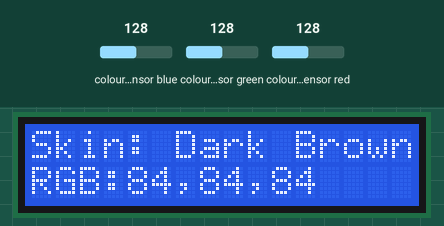
This sketch was run on a simulated Arduino Uno, built with avr-gcc and run on an emulated ATmega328P. Parts: 16×2 character LCD. The inputs (shaded band) are chosen by the test bench; at power-on: colour sensor blue 128, colour sensor green 128, colour sensor red 128. What the sketch prints to the serial monitor is not drawn.

Above: at 3.3 s.
3.4 s: colour sensor blue set to 5
At 5.6 s:
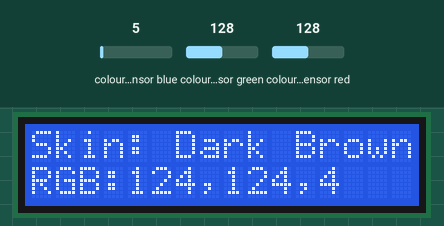
5.9 s: colour sensor green set to 5
At 7.1 s:
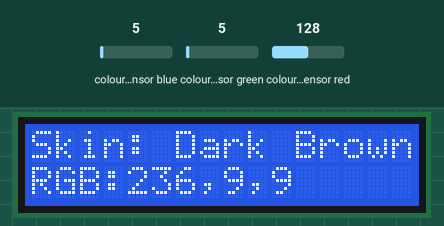
8.0 s: colour sensor red set to 64
At 9.6 s:
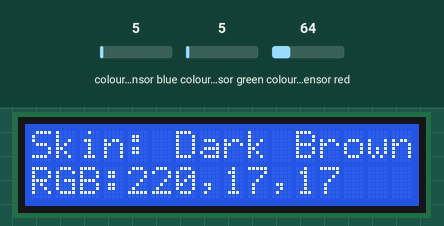
10.2 s: colour sensor blue set to 64
At 12.1 s:
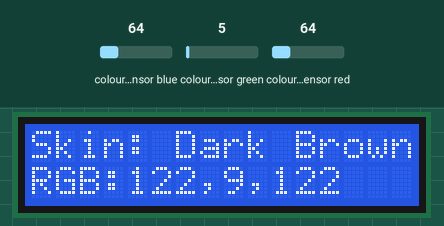
12.4 s: colour sensor green set to 128
At 13.7 s:
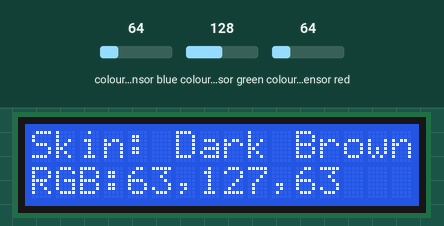
Timing chart, 0 to 15.4 s (numbered marks = the images above; inputs shaded):
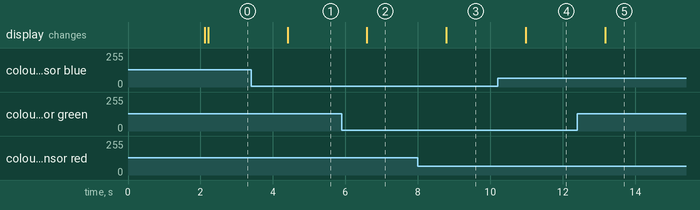

Measured:
- after the input at 3.4 s, the display: changes after 1.0 s (image 1)
- after the input at 5.9 s, the display: changes after 0.69 s (image 2)
- after the input at 8.0 s, the display: changes after 0.79 s (image 3)
- after the input at 10.2 s, the display: changes after 0.78 s (image 4)
- after the input at 12.4 s, the display: changes after 0.77 s (image 5)

The sketch:

Code_BlendBot.ino
```cpp
#include <Wire.h>
#include <Adafruit_TCS34725.h>
#include <LiquidCrystal_I2C.h>


Adafruit_TCS34725 colorSensor = Adafruit_TCS34725(
    TCS34725_INTEGRATIONTIME_50MS,
    TCS34725_GAIN_4X
);


LiquidCrystal_I2C lcd(0x27, 16, 2);


enum SkinTone {
    VERY_FAIR = 0,
    FAIR = 1,
    MEDIUM = 2,
    OLIVE = 3,
    BROWN = 4,
    DARK_BROWN = 5,
    VERY_DARK = 6
};

struct SkinToneData {
    SkinTone tone;
    String name;
    uint8_t r, g, b;
    float brightness;
    float saturation;
    float hue;
};


void setup() {
    Serial.begin(115200);


    lcd.init();
    lcd.backlight();
    lcd.print("BLENDBOT v1.0");
    lcd.setCursor(0, 1);
    lcd.print("Color Detector");


if (!colorSensor.begin()) {
        Serial.println("ERROR: TCS34725 not found!");
        lcd.clear();
        lcd.print("SENSOR ERROR!");
        while (1);
    }

    Serial.println("TCS34725 Color Sensor Ready");
    delay(2000);

    lcd.clear();
    lcd.print("Place on skin");
    lcd.setCursor(0, 1);
    lcd.print("Press button");
}


void loop() {
    detectSkinColor();
    delay(1000);
}


void detectSkinColor() {

    uint16_t r, g, b, c;
    colorSensor.getRawData(&r, &g, &b, &c);


    float norm_r = (float)r / c * 255;
    float norm_g = (float)g / c * 255;
    float norm_b = (float)b / c * 255;


    norm_r = constrain(norm_r, 0, 255);
    norm_g = constrain(norm_g, 0, 255);
    norm_b = constrain(norm_b, 0, 255);

    uint8_t final_r = (uint8_t)norm_r;
    uint8_t final_g = (uint8_t)norm_g;
    uint8_t final_b = (uint8_t)norm_b;
        SkinTone detected = classifySkinTone(final_r, final_g, final_b);


    SkinToneData toneData = getSkinToneData(detected, final_r, final_g, final_b);


    displayResults(toneData);


    printSerialData(toneData);
}


SkinTone classifySkinTone(uint8_t r, uint8_t g, uint8_t b) {


    float brightness = (r + g + b) / 3.0 / 255.0;


    uint8_t max_val = max(r, max(g, b));
    uint8_t min_val = min(r, min(g, b));
    float saturation = (max_val == 0) ? 0 :
                       ((float)(max_val - min_val) / max_val);


    float redness = r / 255.0;
    float yellowness = (r + g) / 2.0 / 255.0;

    Serial.print("Brightness: "); Serial.print(brightness, 2);
    Serial.print(" | Saturation: "); Serial.print(saturation, 2);
    Serial.print(" | Red: "); Serial.print(redness, 2);
    Serial.println();
        if (brightness > 0.85) {
        return VERY_FAIR;
    }
    else if (brightness > 0.70) {
        return FAIR;
    }
    else if (brightness > 0.55) {
        if (yellowness > 0.65) return OLIVE;
        return MEDIUM;
    }
    else if (brightness > 0.40) {
        if (redness > 0.60) return BROWN;
        return OLIVE;
    }
    else if (brightness > 0.25) {
        return DARK_BROWN;
    }
    else {
        return VERY_DARK;
    }
}

SkinToneData getSkinToneData(SkinTone tone, uint8_t r, uint8_t g, uint8_t b) {
    SkinToneData data;
    data.tone = tone;
    data.r = r;
    data.g = g;
    data.b = b;
    data.brightness = (r + g + b) / 3.0 / 255.0;

    float h, s, v;
    rgbToHsv(r, g, b, h, s, v);
    data.hue = h;
    data.saturation = s;

    switch (tone) {
        case VERY_FAIR:
            data.name = "Very Fair";
            break;
        case FAIR:
            data.name = "Fair";
            break;
        case MEDIUM:
            data.name = "Medium";
            break;
        case OLIVE:
            data.name = "Olive";
            break;
        case BROWN:
            data.name = "Brown";
            break;
        case DARK_BROWN:
            data.name = "Dark Brown";
            break;
        case VERY_DARK:
            data.name = "Very Dark";
            break;
    }

    return data;
}


void rgbToHsv(uint8_t r, uint8_t g, uint8_t b,
              float &h, float &s, float &v) {

    float rf = r / 255.0;
    float gf = g / 255.0;
    float bf = b / 255.0;

    float max_val = max(rf, max(gf, bf));
    float min_val = min(rf, min(gf, bf));
    float delta = max_val - min_val;


    v = max_val;


    s = (max_val == 0) ? 0 : (delta / max_val);


    if (delta == 0) {
        h = 0;
    }
    else if (max_val == rf) {
        h = fmod((gf - bf) / delta, 6.0) * 60.0;
    }
    else if (max_val == gf) {
        h = ((bf - rf) / delta + 2.0) * 60.0;
    }
    else {
        h = ((rf - gf) / delta + 4.0) * 60.0;
    }

    if (h < 0) h += 360;
}

void displayResults(SkinToneData data) {
    lcd.clear();
    lcd.setCursor(0, 0);
    lcd.print("Skin: ");
    lcd.print(data.name);

    lcd.setCursor(0, 1);
    lcd.print("RGB:");
    lcd.print(data.r);
    lcd.print(",");
    lcd.print(data.g);
    lcd.print(",");
    lcd.print(data.b);
}

void printSerialData(SkinToneData data) {
    Serial.println("\n=== SKIN TONE DETECTION RESULTS ===");
    Serial.print("Detected Tone: ");
    Serial.println(data.name);

    Serial.print("RGB Values: (");
    Serial.print(data.r);
    Serial.print(", ");
    Serial.print(data.g);
    Serial.print(", ");
    Serial.print(data.b);
    Serial.println(")");

    Serial.print("Brightness: ");
    Serial.print(data.brightness, 3);
    Serial.println(" (0.0-1.0)");

    Serial.print("Saturation: ");
    Serial.print(data.saturation, 3);
    Serial.println(" (0.0-1.0)");

    Serial.print("Hue: ");
    Serial.print(data.hue, 1);
    Serial.println("° (0-360)");

    Serial.println("====================================\n");
}
```
